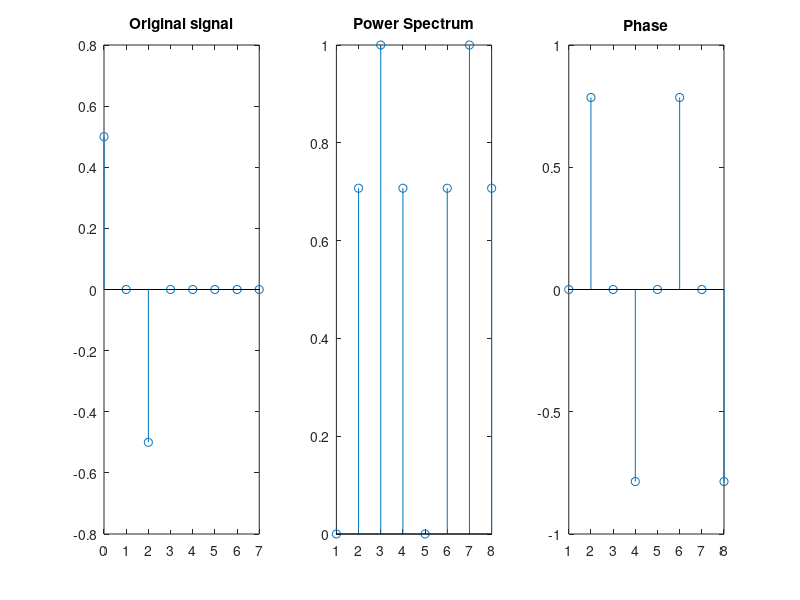

The MATLAB script that drew this image:
%% hw2 prog4 Part(a)
close all

% Padded first difference kernel
f        = [0.5 0 -0.5 0 0 0 0 0];
x        = 0:7;
    
% Perform DFT and plot
F        = fft(f);
Fc       = fftshift(F);
S        = abs(Fc);
phase    = angle(Fc);

figure;
hold on;

subplot(1, 3, 1);
stem(x, f);
title('Original signal');
    
subplot(1, 3, 2);
stem(S);
title('Power Spectrum');
    
subplot(1, 3, 3);
stem(phase);
title('Phase');

hold off;